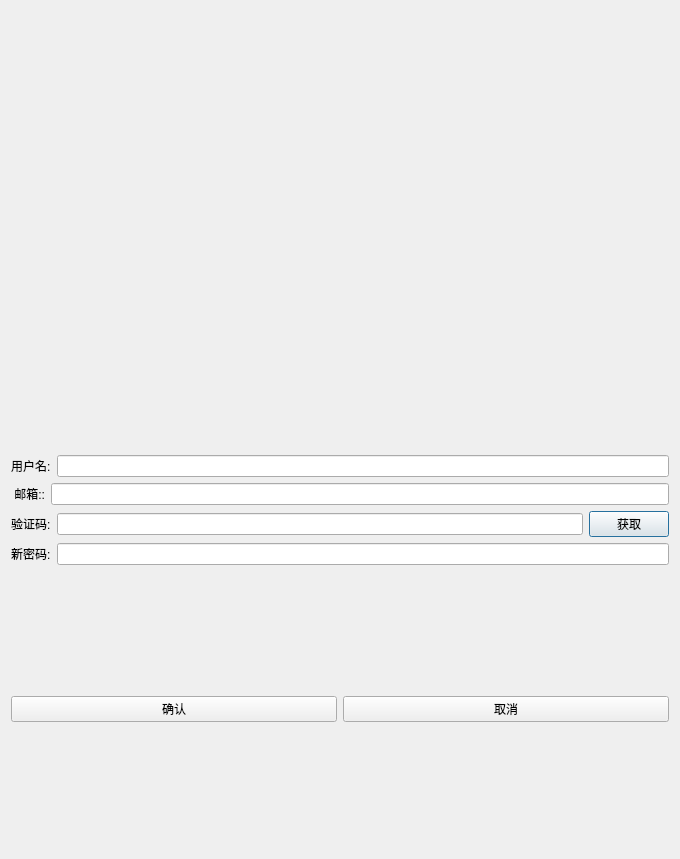
<?xml version="1.0" encoding="UTF-8"?>
<ui version="4.0">
 <class>ResetDialog</class>
 <widget class="QDialog" name="ResetDialog">
  <property name="geometry">
   <rect>
    <x>0</x>
    <y>0</y>
    <width>680</width>
    <height>859</height>
   </rect>
  </property>
  <property name="windowTitle">
   <string>Dialog</string>
  </property>
  <layout class="QVBoxLayout" name="verticalLayout_2">
   <item>
    <layout class="QVBoxLayout" name="verticalLayout">
     <item>
      <spacer name="verticalSpacer_3">
       <property name="orientation">
        <enum>Qt::Orientation::Vertical</enum>
       </property>
       <property name="sizeHint" stdset="0">
        <size>
         <width>20</width>
         <height>40</height>
        </size>
       </property>
      </spacer>
     </item>
     <item>
      <layout class="QHBoxLayout" name="horizontalLayout">
       <item>
        <widget class="QLabel" name="picture_label">
         <property name="minimumSize">
          <size>
           <width>200</width>
           <height>150</height>
          </size>
         </property>
         <property name="maximumSize">
          <size>
           <width>200</width>
           <height>150</height>
          </size>
         </property>
         <property name="text">
          <string/>
         </property>
         <property name="pixmap">
          <pixmap resource="rec.qrc">:/chat_img/20210314145921_3bd1d.jpeg</pixmap>
         </property>
         <property name="scaledContents">
          <bool>true</bool>
         </property>
        </widget>
       </item>
      </layout>
     </item>
     <item>
      <spacer name="verticalSpacer_4">
       <property name="orientation">
        <enum>Qt::Orientation::Vertical</enum>
       </property>
       <property name="sizeHint" stdset="0">
        <size>
         <width>20</width>
         <height>40</height>
        </size>
       </property>
      </spacer>
     </item>
     <item>
      <layout class="QHBoxLayout" name="horizontalLayout_7">
       <item>
        <widget class="QLabel" name="errtips">
         <property name="minimumSize">
          <size>
           <width>0</width>
           <height>30</height>
          </size>
         </property>
         <property name="maximumSize">
          <size>
           <width>16777215</width>
           <height>30</height>
          </size>
         </property>
         <property name="text">
          <string/>
         </property>
         <property name="alignment">
          <set>Qt::AlignmentFlag::AlignCenter</set>
         </property>
        </widget>
       </item>
      </layout>
     </item>
     <item>
      <layout class="QHBoxLayout" name="horizontalLayout_2">
       <item>
        <widget class="QLabel" name="name_label">
         <property name="text">
          <string>用户名:</string>
         </property>
        </widget>
       </item>
       <item>
        <widget class="QLineEdit" name="name_edit"/>
       </item>
      </layout>
     </item>
     <item>
      <layout class="QHBoxLayout" name="horizontalLayout_4">
       <item>
        <widget class="QLabel" name="email_label">
         <property name="text">
          <string> 邮箱::</string>
         </property>
        </widget>
       </item>
       <item>
        <widget class="QLineEdit" name="email_edit"/>
       </item>
      </layout>
     </item>
     <item>
      <layout class="QHBoxLayout" name="horizontalLayout_5">
       <item>
        <widget class="QLabel" name="verifycode_label">
         <property name="text">
          <string>验证码:</string>
         </property>
        </widget>
       </item>
       <item>
        <widget class="QLineEdit" name="verifycode_edit"/>
       </item>
       <item>
        <widget class="QPushButton" name="verifycode_btn">
         <property name="text">
          <string>获取</string>
         </property>
        </widget>
       </item>
      </layout>
     </item>
     <item>
      <layout class="QHBoxLayout" name="horizontalLayout_6">
       <item>
        <widget class="QLabel" name="pwd_label">
         <property name="text">
          <string>新密码:</string>
         </property>
        </widget>
       </item>
       <item>
        <widget class="QLineEdit" name="pwd_edit"/>
       </item>
      </layout>
     </item>
     <item>
      <spacer name="verticalSpacer_2">
       <property name="orientation">
        <enum>Qt::Orientation::Vertical</enum>
       </property>
       <property name="sizeHint" stdset="0">
        <size>
         <width>20</width>
         <height>40</height>
        </size>
       </property>
      </spacer>
     </item>
     <item>
      <layout class="QHBoxLayout" name="horizontalLayout_8">
       <item>
        <widget class="QPushButton" name="reset_btn">
         <property name="text">
          <string>确认</string>
         </property>
        </widget>
       </item>
       <item>
        <widget class="QPushButton" name="reset2_btn_">
         <property name="text">
          <string>取消</string>
         </property>
        </widget>
       </item>
      </layout>
     </item>
     <item>
      <spacer name="verticalSpacer">
       <property name="orientation">
        <enum>Qt::Orientation::Vertical</enum>
       </property>
       <property name="sizeHint" stdset="0">
        <size>
         <width>20</width>
         <height>40</height>
        </size>
       </property>
      </spacer>
     </item>
    </layout>
   </item>
  </layout>
 </widget>
 <resources>
  <include location="rec.qrc"/>
 </resources>
 <connections/>
</ui>
